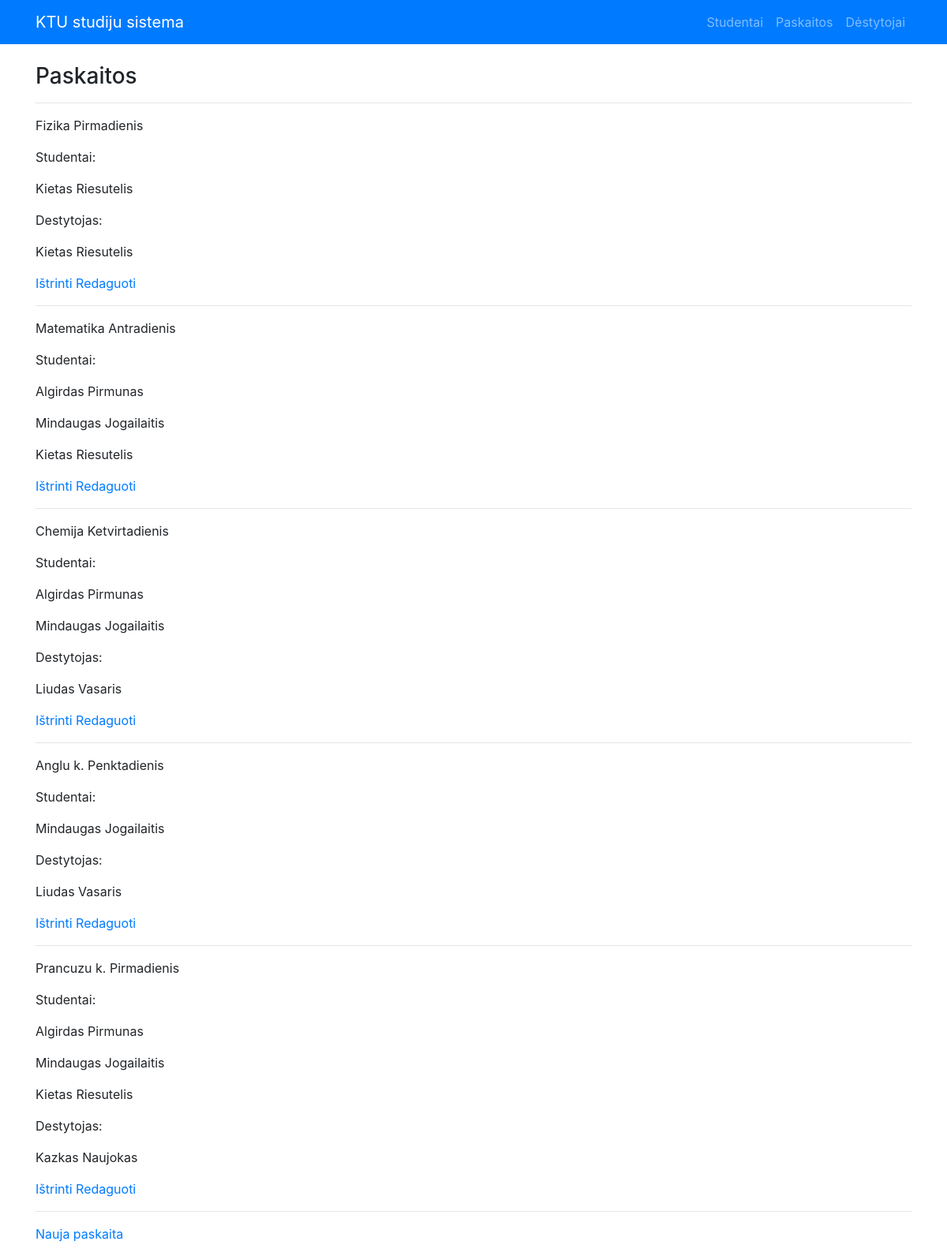
/paskaitos, run on an earlier commit of the app's database.
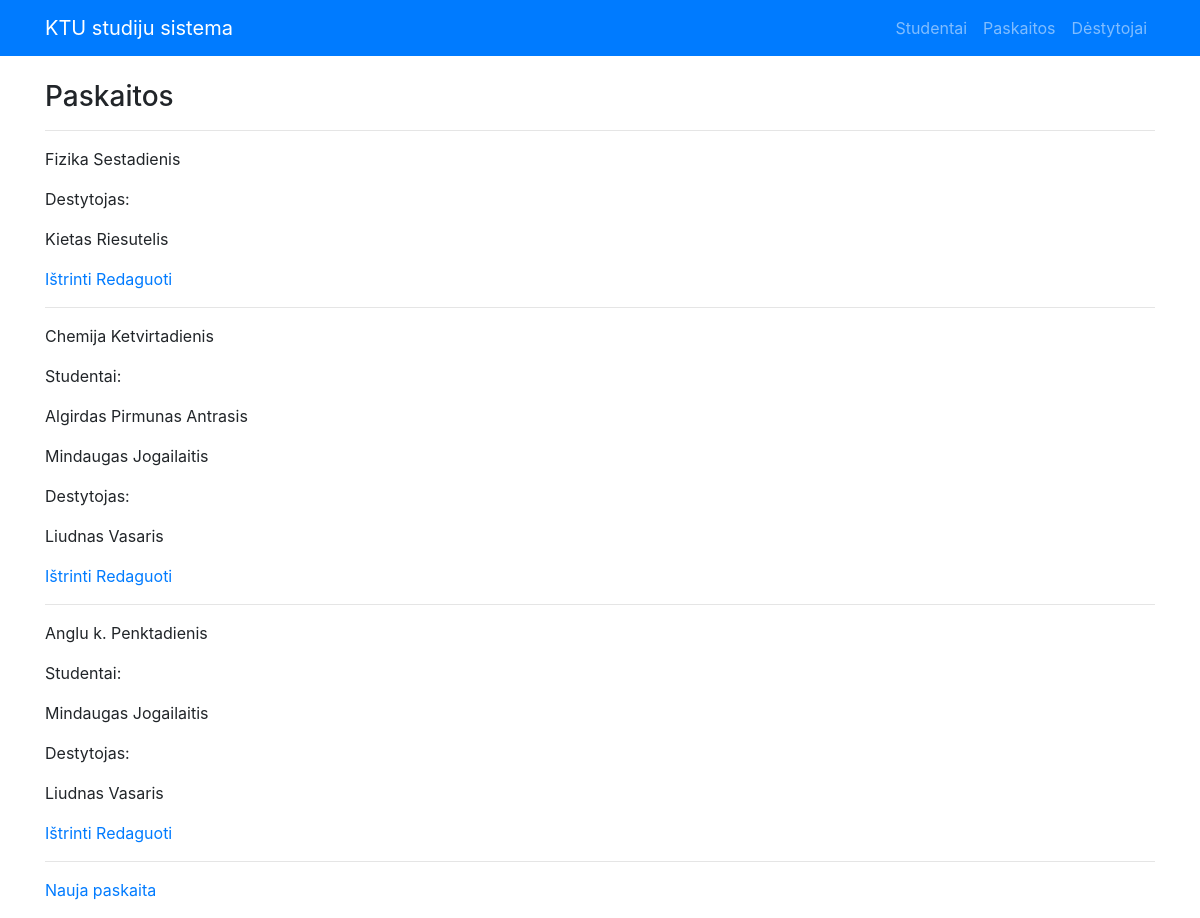
And on a later commit of the database.
### app.py (models this page shows)
class Paskaita(db.Model):
    __tablename__ = "paskaita"
    id = db.Column(db.Integer, primary_key=True)
    vardas = db.Column("Vardas", db.String)
    savaites_diena = db.Column("Savaites diena", db.String)
    studentai = db.relationship(
        "Studentas", secondary=association_table, back_populates="paskaitos"
    )
    destytojas_id = db.Column(db.Integer, db.ForeignKey("destytojas.id"))
    destytojas = db.relationship(
        "Destytojas", cascade="all, delete", passive_deletes=True
    )

class Studentas(db.Model):
    __tablename__ = "studentas"
    id = db.Column(db.Integer, primary_key=True)
    vardas = db.Column("Vardas", db.String)
    pavarde = db.Column("Pavardė", db.String)
    paskaitos = db.relationship(
        "Paskaita", secondary=association_table, back_populates="studentai"
    )

class Destytojas(db.Model):
    __tablename__ = "destytojas"
    id = db.Column(db.Integer, primary_key=True)
    vardas = db.Column("Vardas", db.String)
    pavarde = db.Column("Pavardė", db.String)
    paskaitos = db.relationship("Paskaita")

### app.py (the view)
@app.route("/paskaitos")
def paskaitos():
    try:
        visos_paskaitos = Paskaita.query.all()
    except:
        visos_paskaitos = []
    return render_template("paskaitos.html", visos_paskaitos=visos_paskaitos)

### templates/paskaitos.html
{% extends "base.html" %}
{% block content %}
<h3>Paskaitos</h3>
{% if visos_paskaitos %}
{% for paskaita in visos_paskaitos %}
<hr>
<p>{{paskaita.vardas}} {{paskaita.savaites_diena}}</p>
{% if paskaita.studentai %}
<p>Studentai:</p>
{% for studentas in paskaita.studentai %}
<p>{{studentas.vardas}} {{studentas.pavarde}}</p>
{% endfor %}
{% endif %}
{% if paskaita.destytojas %}
<p>Destytojas:</p>
<p>{{paskaita.destytojas.vardas}} {{paskaita.destytojas.pavarde}}</p>
{% endif %}
<a href="{{ url_for('delete_lecture', id=paskaita['id']) }}">Ištrinti</a>
<a href="{{ url_for('lecture_update', id=paskaita['id']) }}">Redaguoti</a>
{% endfor %}
{% endif %}
<hr>
<p><a href="{{ url_for('new_lecture')}}">Nauja paskaita</a></p>
{% endblock %}

### templates/base.html (shortened to what this page needs)
<!DOCTYPE html>
<html lang="en">
<head>
    <link rel="stylesheet" href="https://stackpath.bootstrapcdn.com/bootstrap/4.1.3/css/bootstrap.min.css"
>
</head>
<body>
    <nav class="navbar navbar-expand-lg navbar-dark bg-primary static-top">
        <div class="container">
            <a class="navbar-brand" href="/">KTU studiju sistema</a>
            <div class="collapse navbar-collapse" id="navbarResponsive">
                <ul class="navbar-nav ml-auto">
                    <li class="nav-item">
                        <a class="nav-link" href="/studentai">Studentai</a>
                    </li>
                    <li class="nav-item">
                        <a class="nav-link" href="/paskaitos">Paskaitos</a>
                    </li>
                    <li class="nav-item">
                        <a class="nav-link" href="/destytojai">Dėstytojai</a>
                    </li>
                </ul>
            </div>
        </div>
    </nav>
    <div class="container">
        <br>
        {% block content %}
        {% endblock %}
    </div>
</body>
</html>

What changed in the data, as far as the page shows it:
removed Studentas: vardas "Kietas", pavarde "Riesutelis"
removed Paskaita: vardas "Matematika", savaites_diena "Antradienis", Studentas (vardas "Algirdas", pavarde "Pirmunas"), Studentas (vardas "Mindaugas", pavarde "Jogailaitis")
removed Paskaita: vardas "Prancuzu k.", savaites_diena "Pirmadienis", destytojas.vardas "Kazkas", destytojas.pavarde "Naujokas", Studentas (vardas "Algirdas", pavarde "Pirmunas"), Studentas (vardas "Mindaugas", pavarde "Jogailaitis")
changed Paskaita "Fizika": savaites_diena "Pirmadienis" → "Sestadienis"; no longer shows "Studentai:"
changed through a linked row, Paskaita "Chemija": destytojas.vardas "Liudas" → "Liudnas"
changed Studentas "Algirdas": pavarde "Pirmunas" → "Pirmunas Antrasis"
changed through a linked row, Paskaita "Anglu k.": destytojas.vardas "Liudas" → "Liudnas"
